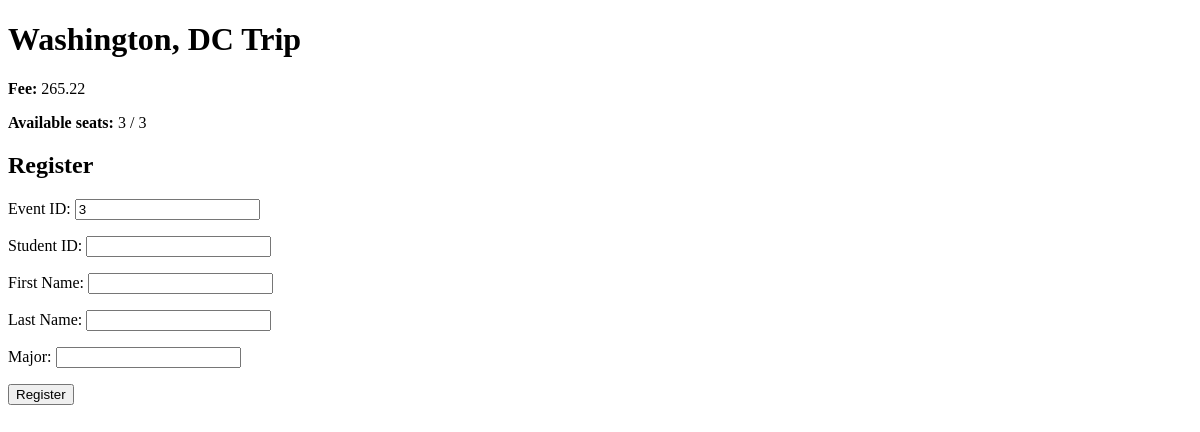
Page /event?id=3 on the earlier database version.
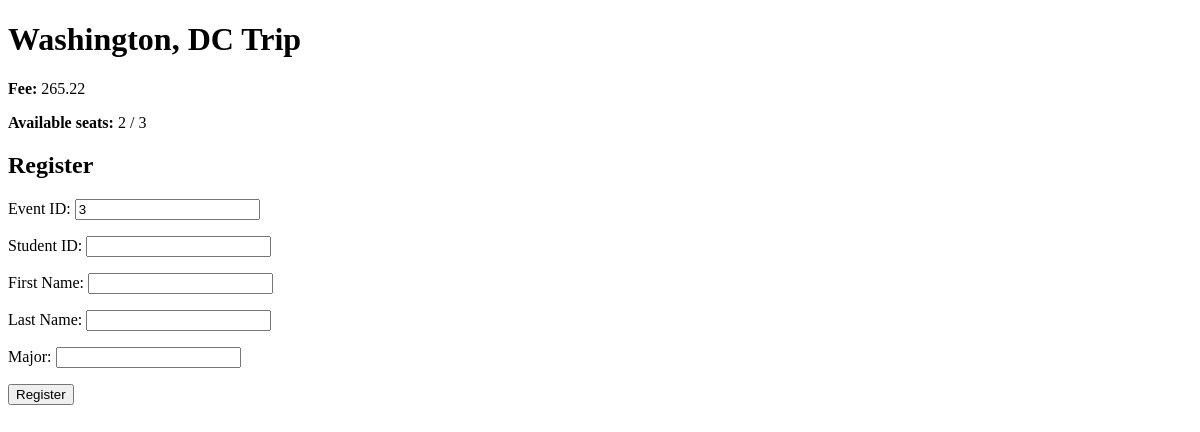
Same page on the later database version.
### tables this page shows
CREATE TABLE 'event' ('id' integer PRIMARY KEY AUTOINCREMENT NOT NULL, 'name' text NOT NULL, 'capacity' integer NOT NULL, 'registered' integer NOT NULL DEFAULT 0 , 'fee' numeric(5,2));

### app.py (the view)
@app.route("/event", methods=["GET"])
def event():
    eventId = request.args.get("id")
    event = eventService.GetEvent(eventId)
    return render_template("event.html", event=event)

### app.py (called while the page is built)
@app.after_request
def after_request(response):
    response.headers["Cache-Control"] = "no-cache, no-store, must-revalidate"
    response.headers["Expires"] = 0
    response.headers["Pragma"] = "no-cache"
    return response

### eventService.py (called while the page is built)
def GetEvent(eventId):
    eventList = db.execute("SELECT * FROM event WHERE id=?", eventId)
    event = eventList[0]
    return event

### templates/event.html (shortened to what this page needs)
<!DOCTYPE html>
<html lang="en">
    <head>
    </head>
    <body>
        <h1>{{event.name}}</h1>
        <p>
            <strong>Fee:</strong> {{event.fee}}
        </p>
        <p>
            <strong>Available seats:</strong> {{event.capacity - event.registered}} / {{event.capacity}}
        </p>
        <h2>Register</h2>
        <form action="/register" method="post">
            <p>
                <label for="eventId">Event ID:</label>
                <input name="eventId" type="number" value={{event.id}} readonly>
            </p>
            <p>
                <label for="studentId">Student ID:</label>
                <input name="studentId" type="number">
            </p>
            <p>
                <label for="firstName">First Name:</label>
                <input name="firstName" type="text">
            </p>
            <p>
                <label for="lastName">Last Name:</label>
                <input name="lastName" type="text">
            </p>
            <p>
                <label for="major">Major:</label>
                <input name="major" type="text">
            </p>
            <input type="submit" value="Register">
        </form>
    </body>
</html>

Differences in the rows shown:
changed event "Washington, DC Trip": event.capacity-event.registered "3" → "2"
